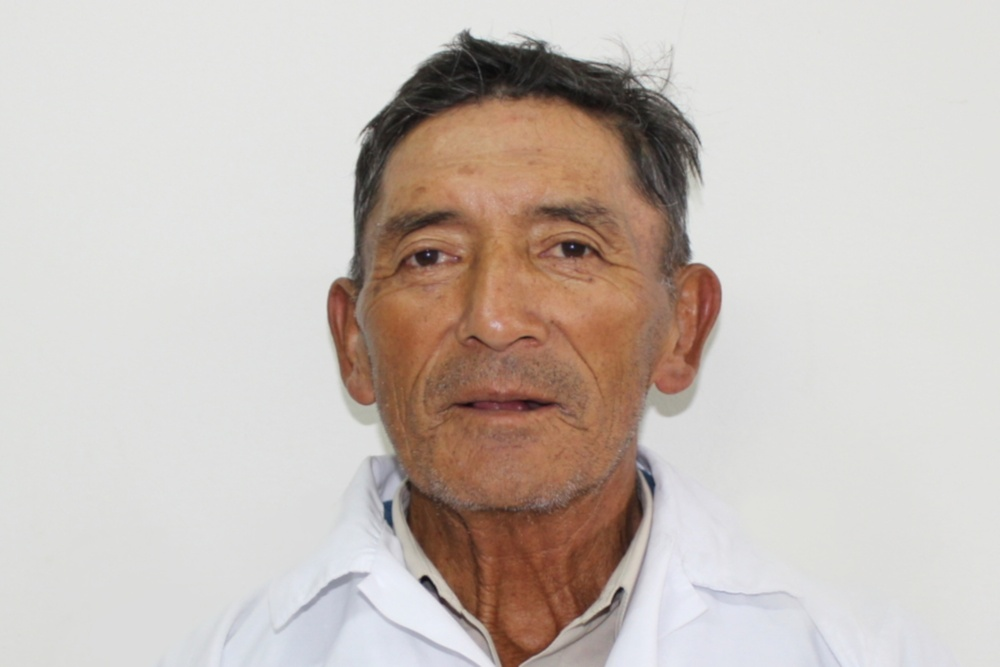
#> input picture Etnias/001_10.JPG, 1000 x 667 px, shrunk from 1920 x 1280 before the run; its folder holds only this picture in this run
$ python preprocesamiento_Imagenes.py
#> lines starting #> are read from the running program, lines starting #| are printed output that depends on the picture; after the words box and inside, x2 and y2 are one past the last pixel; in counts of white or black regions, pixels touching at a corner belong together
import cv2
import os
import numpy as np

input_folder = "Etnias"
output_folder = "Etnias_Procesadas"

if not os.path.exists(output_folder):
    os.makedirs(output_folder)

procesadas = 0
omitidas = 0

# Función interna para aplicar Corrección Gamma
def adjust_gamma(image, gamma=1.5):
    # Construir una tabla de consulta (LUT) para mapear los píxeles eficientemente
    invGamma = 1.0 / gamma
    table = np.array([((i / 255.0) ** invGamma) * 255 for i in np.arange(0, 256)]).astype("uint8")
    return cv2.LUT(image, table)

for filename in os.listdir(input_folder):
    filename_lower = filename.lower()

    if filename_lower.endswith(('.jpg', '.jpeg', '.png', '.bmp')):
        input_path = os.path.join(input_folder, filename)

        try:
            image = cv2.imread(input_path)
#> image is the input picture: shape (667, 1000, 3); mean B, G, R 185, 191.1, 201
            if image is None:
                print(f"⚠️ Omitida: {filename}")
                omitidas += 1
                continue

            # --- NUEVA ESTRATEGIA DE PREPROCESAMIENTO ---

            # 1. Reducción de ruido: Filtro Bilateral (Se queda igual)
            denoised_image = cv2.bilateralFilter(image, d=9, sigmaColor=75, sigmaSpace=75)

            # 2. Contraste: Cambiado Ecualización Global por Corrección Gamma (Alternativa real a CLAHE)
            # Un gamma de 1.5 - 1.8 ayuda a atenuar el brillo excesivo del fondo y resalta rasgos
            enhanced_image = adjust_gamma(denoised_image, gamma=1.5)
#> in adjust_gamma, `return cv2.LUT(image, table)`:
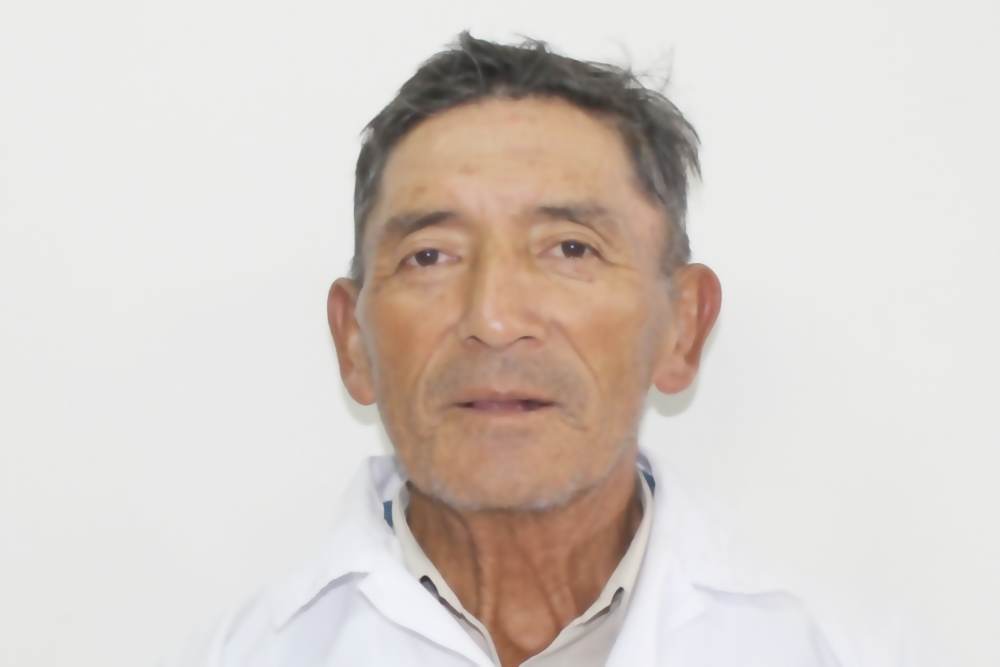
#> returned value: shape (667, 1000, 3); mean of channels 0, 1, 2 201.4, 207.1, 215.6; drawn as B, G, R

            # 3. Umbralización: Adaptive Threshold Gaussiano (Con vecindario intermedio)
            gray_image = cv2.cvtColor(enhanced_image, cv2.COLOR_BGR2GRAY)
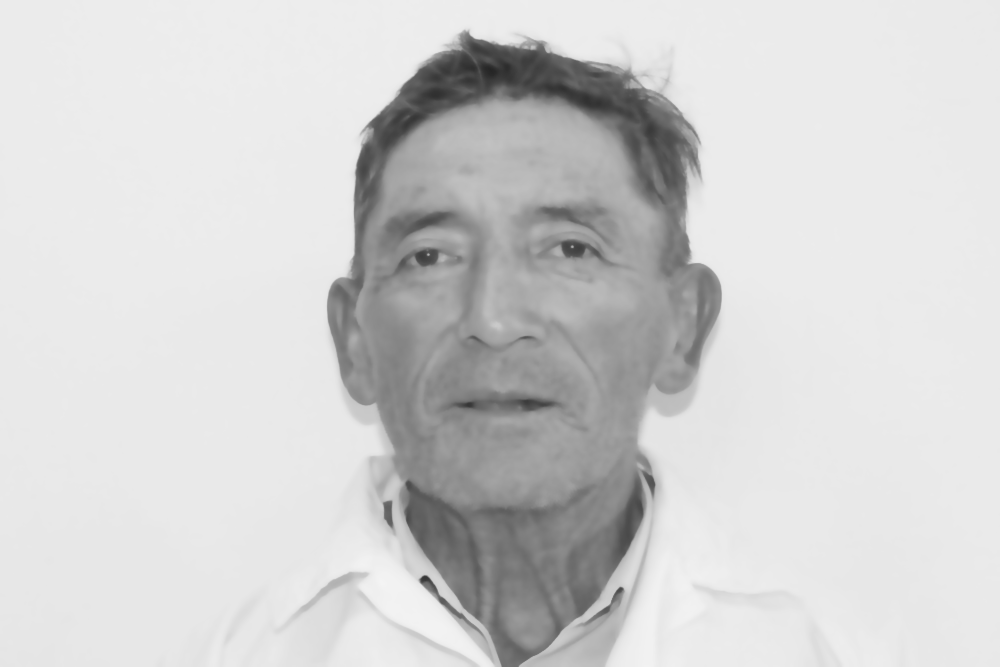
#> gray_image: shape (667, 1000); min 36, max 244, mean 209

            # Ajustamos el tamaño del bloque a 31 para capturar estructuras reales del rostro
            thresholded_image = cv2.adaptiveThreshold(
                gray_image,
                255,
                cv2.ADAPTIVE_THRESH_GAUSSIAN_C,
                cv2.THRESH_BINARY,
                31,
                3
            )
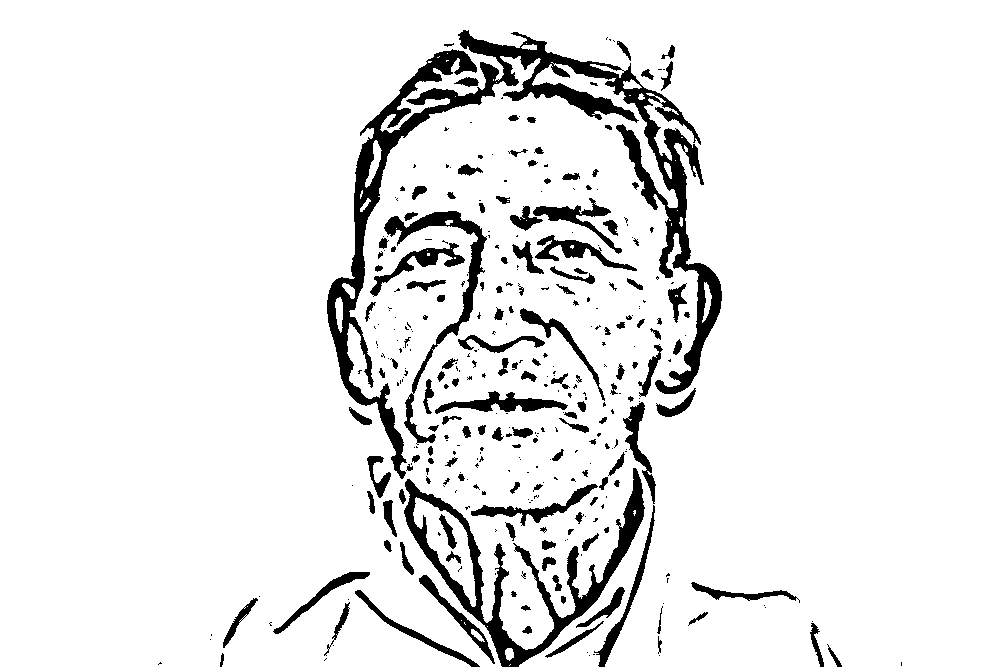
#> thresholded_image: shape (667, 1000); 91.6% white; 352 black regions (203 under 20 px), largest, box (x1, y1, x2, y2) and area: (327, 30, 722, 479) 21615, (404, 468, 645, 667) 7515, (384, 211, 487, 445) 2945

            # --- GUARDAR ---
            output_path = os.path.join(output_folder, filename)

            cv2.imwrite(output_path, thresholded_image)
            procesadas += 1

        except Exception as e:
            print(f"❌ Error en {filename}: {e}")
            omitidas += 1

print("\n--- RESUMEN DEL PROCESO ---")
print(f"✅ Procesadas con éxito: {procesadas}")

$ run again, on Etnias/001_22.JPG
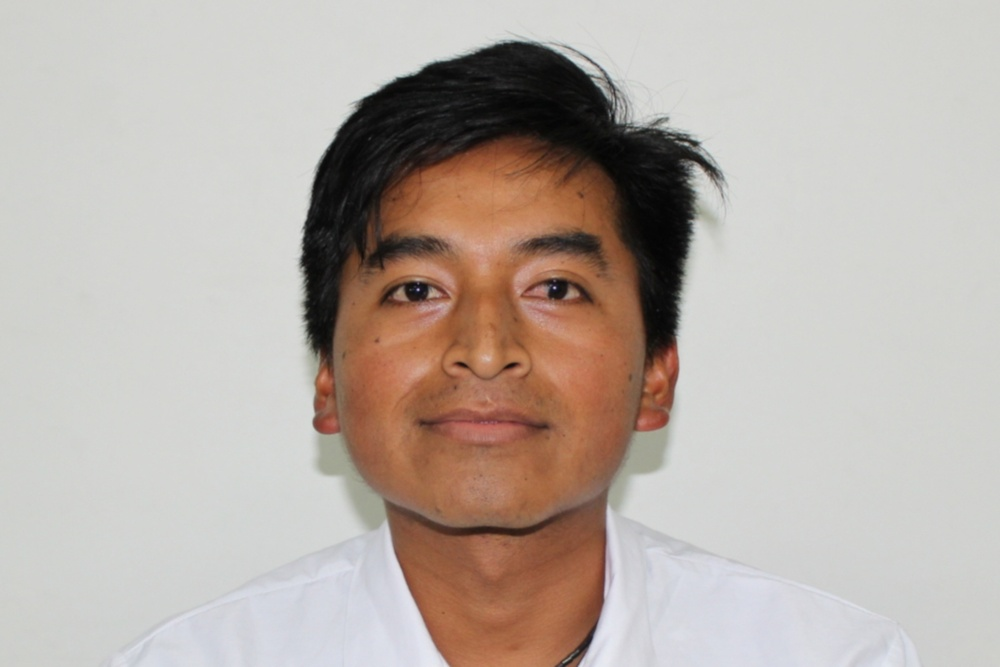
#> input picture Etnias/001_22.JPG, 1000 x 667 px, shrunk from 1920 x 1280 before the run
#> image is the input picture: shape (667, 1000, 3); mean B, G, R 168.5, 175.3, 185.5
#> `gray_image = cv2.cvtColor(enhanced_image, cv2.COLOR_BGR2GRAY)`:
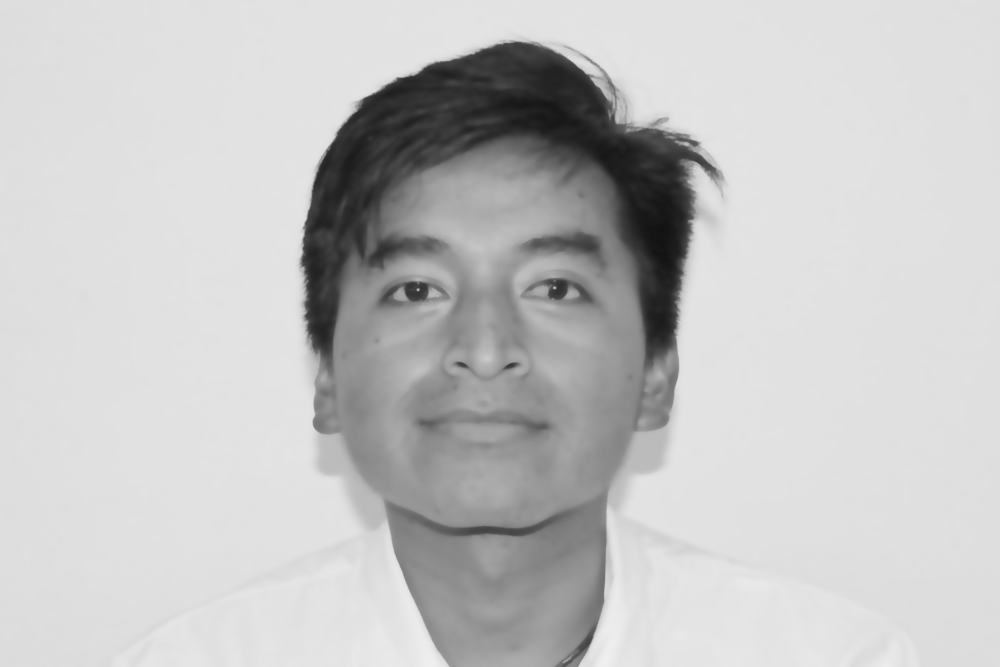
#> gray_image: shape (667, 1000); min 18, max 239, mean 195.8
#> `thresholded_image = cv2.adaptiveThreshold( gray_image, 255, cv2.ADAPTI..`:
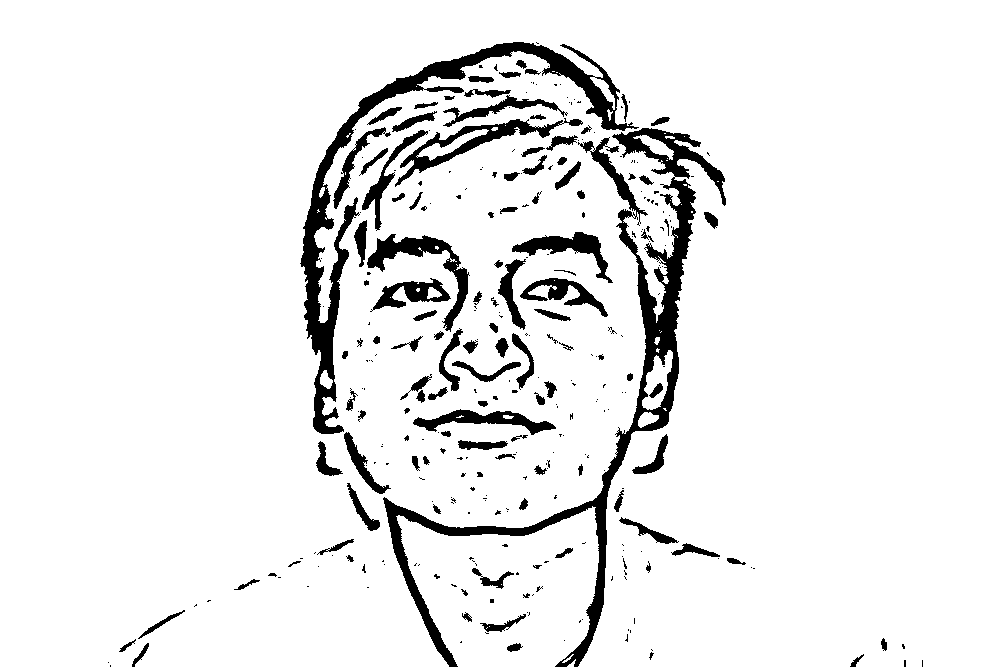
#> thresholded_image: shape (667, 1000); 92.3% white; 320 black regions (206 under 20 px), largest, box (x1, y1, x2, y2) and area: (383, 128, 726, 667) 15086, (300, 42, 639, 434) 10836, (395, 118, 583, 187) 2177

$ run again, on Etnias/001_28.JPG
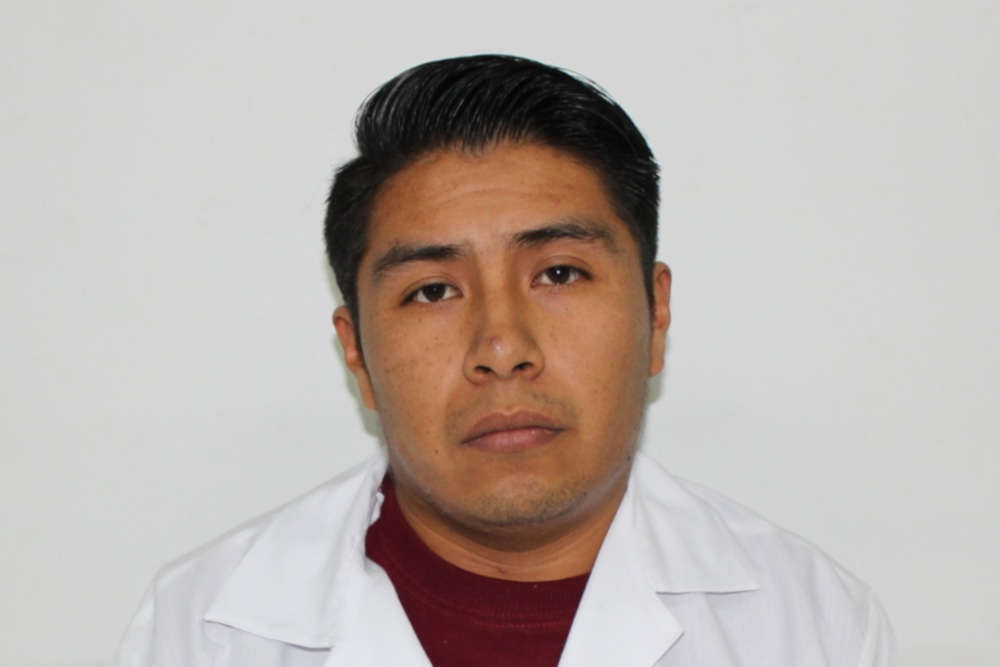
#> input picture Etnias/001_28.JPG, 1000 x 667 px, shrunk from 1920 x 1280 before the run
#> image is the input picture: shape (667, 1000, 3); mean B, G, R 173, 178, 187.6
#> `gray_image = cv2.cvtColor(enhanced_image, cv2.COLOR_BGR2GRAY)`:
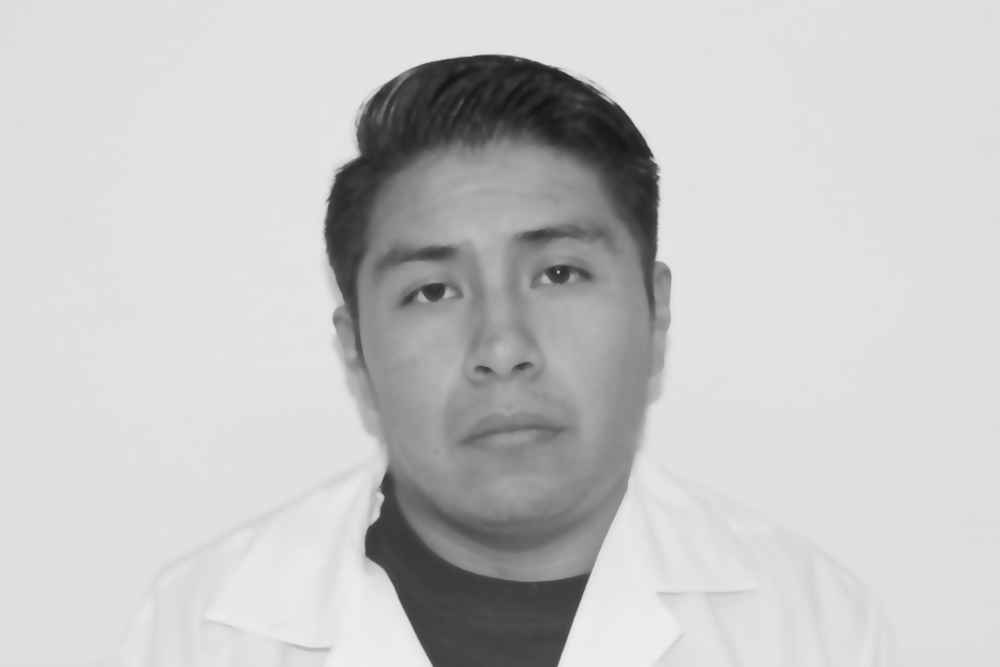
#> gray_image: shape (667, 1000); min 20, max 238, mean 198.2
#> `thresholded_image = cv2.adaptiveThreshold( gray_image, 255, cv2.ADAPTI..`:
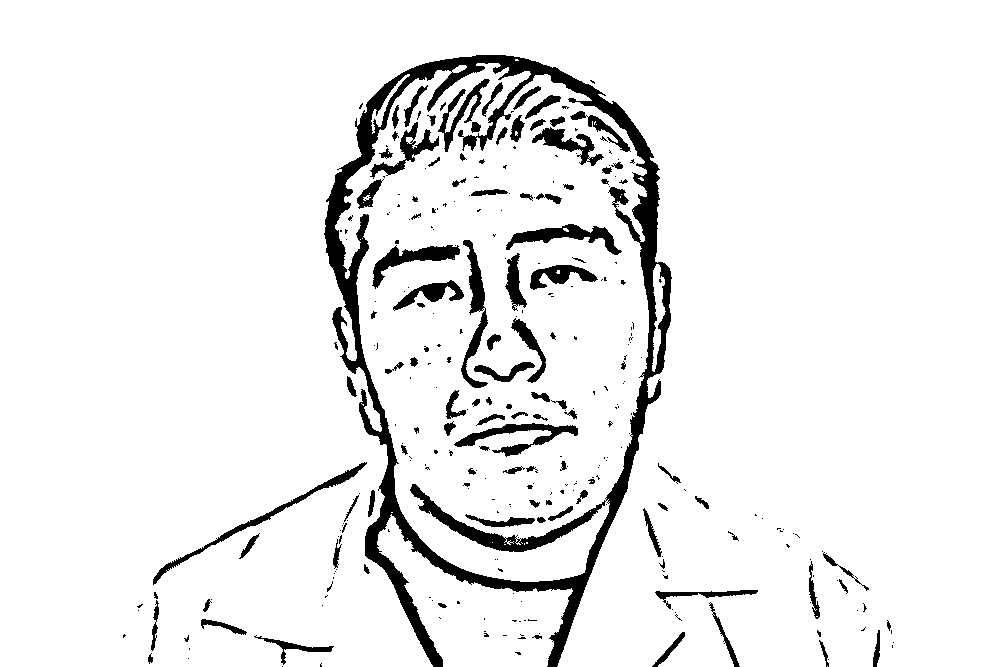
#> thresholded_image: shape (667, 1000); 92.9% white; 311 black regions (206 under 20 px), largest, box (x1, y1, x2, y2) and area: (324, 55, 672, 667) 25386, (461, 240, 488, 388) 1329, (454, 423, 578, 457) 1284

$ run again, on Etnias/001_15.JPG
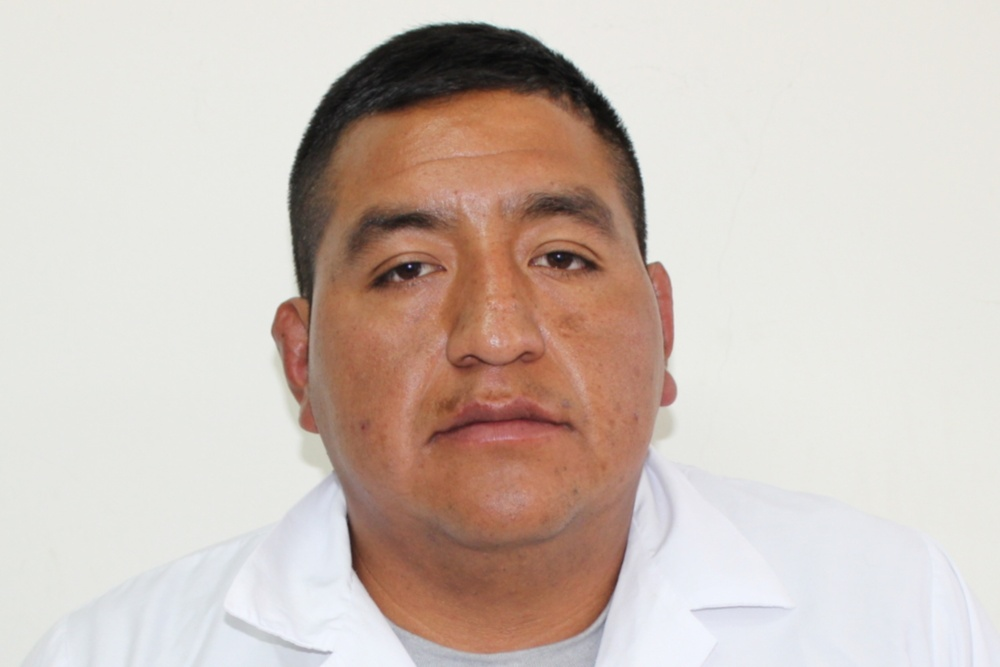
#> input picture Etnias/001_15.JPG, 1000 x 667 px, shrunk from 1920 x 1280 before the run
#> image is the input picture: shape (667, 1000, 3); mean B, G, R 186.3, 194.3, 207.5
#> `gray_image = cv2.cvtColor(enhanced_image, cv2.COLOR_BGR2GRAY)`:
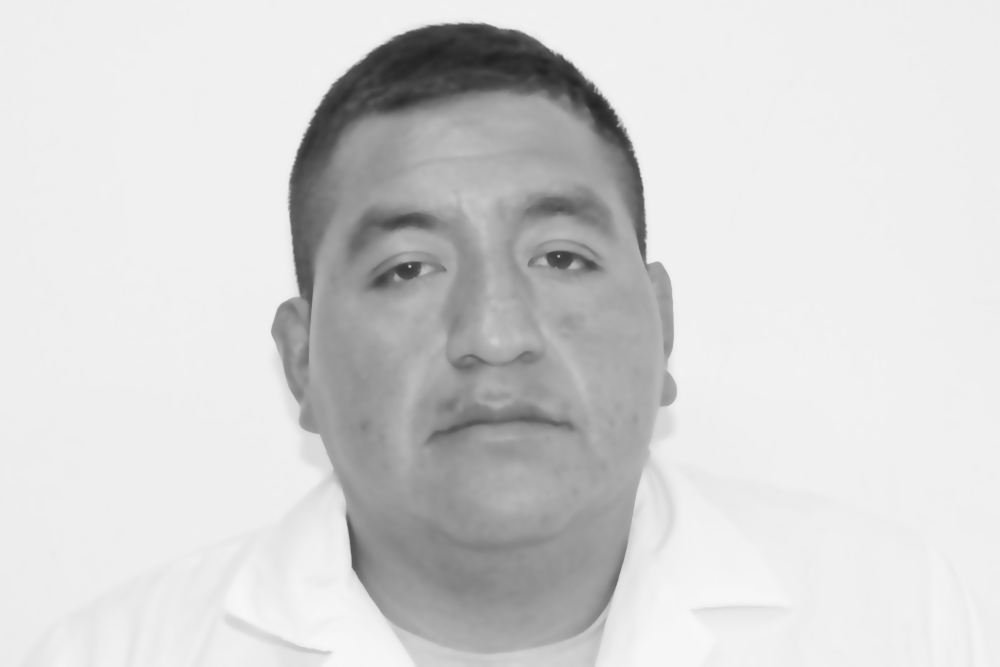
#> gray_image: shape (667, 1000); min 33, max 247, mean 211.6
#> `thresholded_image = cv2.adaptiveThreshold( gray_image, 255, cv2.ADAPTI..`:
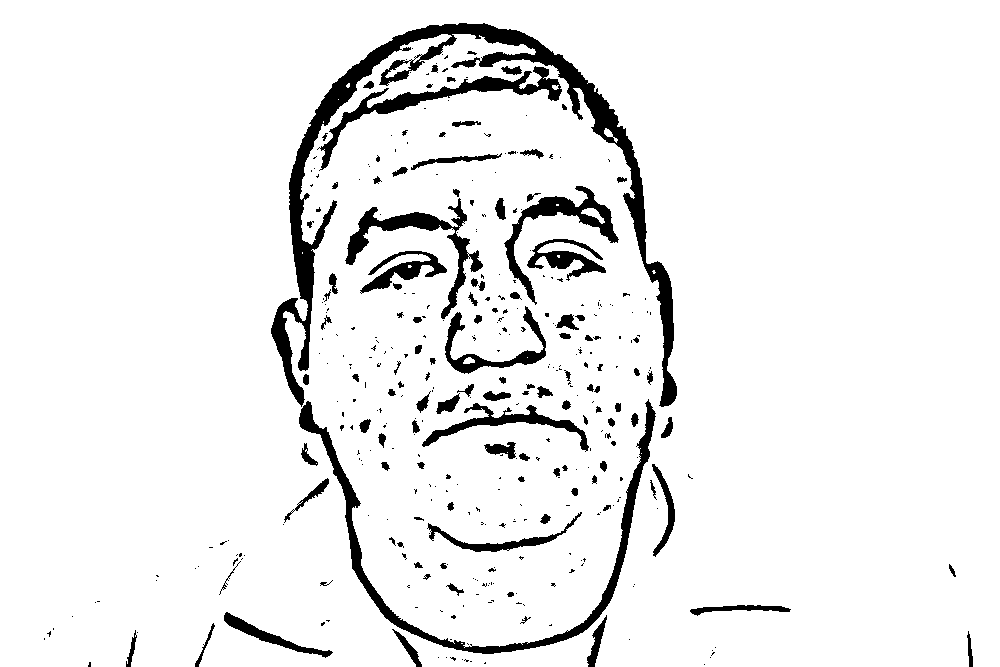
#> thresholded_image: shape (667, 1000); 93.2% white; 381 black regions (265 under 20 px), largest, box (x1, y1, x2, y2) and area: (271, 23, 677, 407) 14873, (299, 399, 656, 654) 5583, (317, 66, 562, 171) 3065
